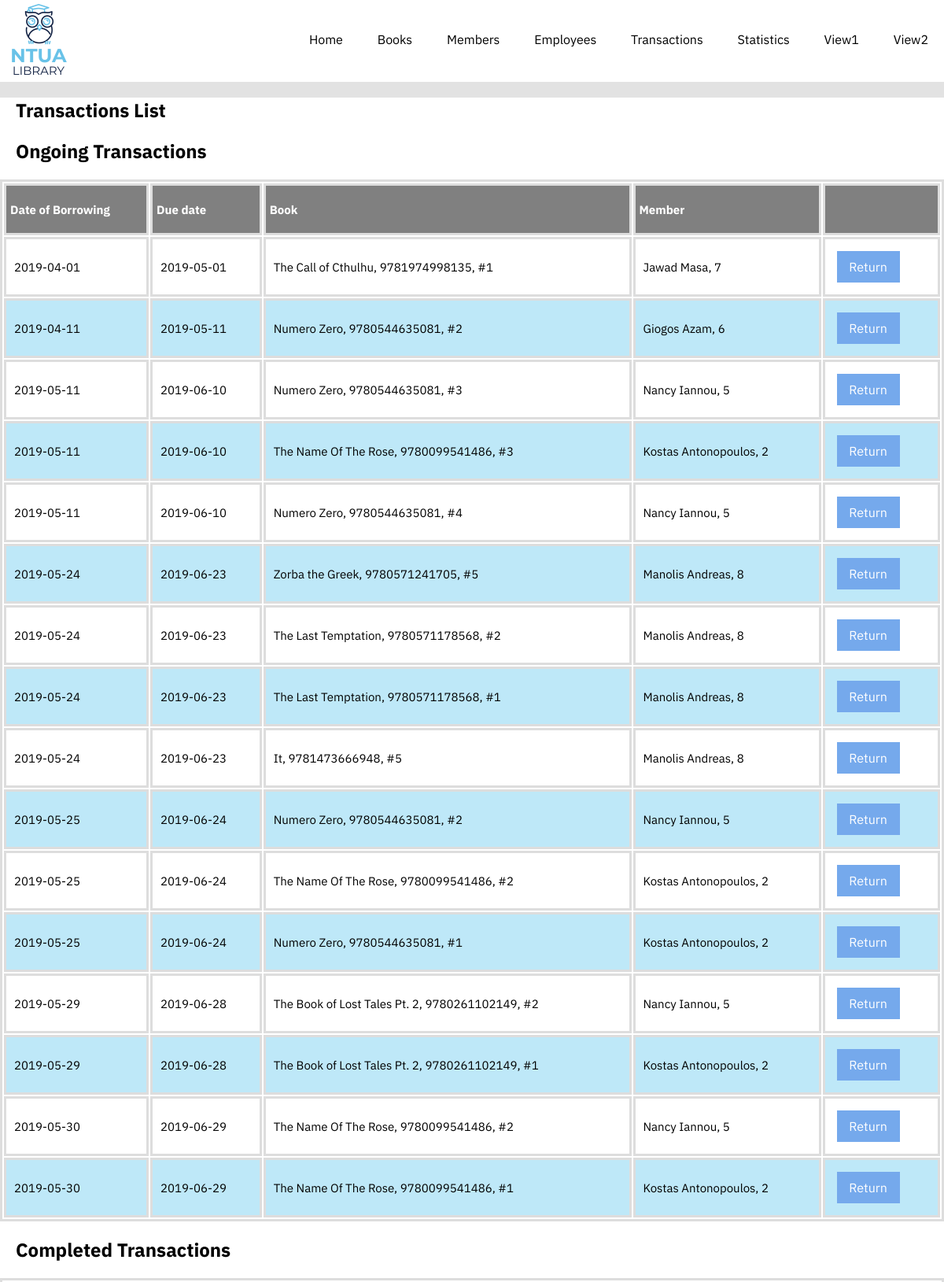
Page /files/transactions.php (upper part) on the committed database.
### tables this page shows
CREATE TABLE IF NOT EXISTS `borrows` (
  `memberID` INT NOT NULL,
  `ISBN` CHAR(13) NOT NULL,
  `copyNr` INT NOT NULL,
  `date_of_borrowing` DATE NOT NULL,
  `date_of_return` DATE NULL,
  PRIMARY KEY (`memberID`, `copyNr`, `ISBN`, `date_of_borrowing`),
  CONSTRAINT `memberIDBorrows`
    FOREIGN KEY (`memberID`)
    REFERENCES `member` (`memberID`)
    ON DELETE CASCADE
    ON UPDATE CASCADE,
  CONSTRAINT `ISBNBorrows`
    FOREIGN KEY (`ISBN`)
    REFERENCES `book` (`ISBN`)
    ON DELETE CASCADE
    ON UPDATE CASCADE,
  CONSTRAINT `(ISBN,copyNr)`
    FOREIGN KEY (`ISBN` , `copyNr`)
    REFERENCES `copy` (`ISBN` , `copyNr`)
    ON DELETE CASCADE
    ON UPDATE CASCADE);

CREATE TABLE IF NOT EXISTS `book` (
  `ISBN` CHAR(13) NOT NULL,
  `title` VARCHAR(100) NOT NULL,
  `pubYear` INT NULL,
  `numpages` INT NULL,
  `pubName` VARCHAR(45) NULL,
  PRIMARY KEY (`ISBN`),
  CONSTRAINT `pubNameBook`
    FOREIGN KEY (`pubName`)
    REFERENCES `publisher` (`pubName`)
    ON DELETE NO ACTION
    ON UPDATE CASCADE);

CREATE TABLE IF NOT EXISTS `copy` (
  `ISBN` CHAR(13) NOT NULL,
  `copyNr` INT NOT NULL,
  `shelf` INT NOT NULL,
  PRIMARY KEY (`ISBN`, `copyNr`),
  CONSTRAINT `ISBNbOOK`
    FOREIGN KEY (`ISBN`)
    REFERENCES `book` (`ISBN`)
    ON DELETE CASCADE
    ON UPDATE CASCADE);

CREATE TABLE IF NOT EXISTS `member` (
  `memberID` INT NOT NULL AUTO_INCREMENT,
  `Mfirst` VARCHAR(45) NULL,
  `Mlast` VARCHAR(45) NOT NULL,
  `Street` VARCHAR(45) NOT NULL,
  `number` VARCHAR(10) NOT NULL,
  `postalCode` VARCHAR(10) NOT NULL,
  `Mbirthdate` DATE NOT NULL,
  PRIMARY KEY (`memberID`));

### files/transactions.php (the view, shortened to what this page needs)
<!DOCTYPE html>
<html>
<head>
    <link rel="stylesheet" type="text/css" href="main.css">
</head>
<body>
<header class="header_bar">
    <div class="width_container">
        <img src="logo.png" height="100" width=100 float:left>
        <nav>
            <ul>
                <li><a href="../index.php">Home</a> </li>
                <li><a href="books.php">Books</a> </li>
                <li><a href="members.php">Members</a> </li>
                <li><a href="employees.php">Employees</a> </li>
                <li><a href="#">Transactions</a></li>
                <li><a href="stats.php">Statistics</a> </li>
                <li><a href="view1.php"> View1 </a></li>
                <li><a href="view2.php"> View2 </a></li>
            </ul>
        </nav>
    </div>
</header>
<div class="width_container">
    <section>
        <h1>
            Transactions List
        </h1>
        <h2>
            Ongoing Transactions
        </h2>
        <table class="table">
            <thead>
            <tr>
                <th>Date of Borrowing</th>
                <th>Due date</th>
                <th>Book</th>
                <th>Member</th>
                <th></th>
            </tr>
            </thead>
            <?php
                require "connect.php";
                $query = "SELECT B1.title, M.MFirst, M.MLast, M.memberID, C.ISBN, B2.copyNr, B2.date_of_borrowing, DATE_ADD(B2.date_of_borrowing,INTERVAL 30 DAY)
                FROM member AS M, borrows AS B2, copy AS C, book AS B1
                WHERE B1.ISBN=B2.ISBN AND C.ISBN = B2.ISBN AND C.copyNr = B2.copyNr AND M.memberID = B2.memberID AND B2.date_of_return IS NULL
                ORDER BY B2.date_of_borrowing;";
                if($query_run = mysqli_query($mysql_connection,$query))
                {
                    while($row = mysqli_fetch_assoc($query_run))
                    {
                        $memberid = $row["memberID"];
                        $first = $row["MFirst"];
                        $last=$row["MLast"];
                        $ISBN=$row["ISBN"];
                        $title=$row["title"];
                        $copyNr=$row["copyNr"];
                        $bor=$row["date_of_borrowing"];
                        $due=$row["DATE_ADD(B2.date_of_borrowing,INTERVAL 30 DAY)"];
                        echo '<tr><td>'.$bor.'</td><td>'.$due.'</td><td>'.$title.', '.$ISBN.', #'.$copyNr.'</td><td>'.$first.' '.$last.', '.$memberid.'</td>';
                        echo '<td><a href="./bookOps/return.php?ISBN='.$ISBN.'&copy='.$copyNr.'&id='.$memberid.'&date='.$bor.'"><button class="smalladdButton">Return</button></a>';
                    }
                }
                else
                {
                    echo 'Error';
                }
            ?>
        </table>
        <h2>
            Completed Transactions
        </h2>
        <table class="table">
        </table>
    </section>
</div>
</body>
</html>

### files/main.css (style rules this page uses)
* { padding: 0; margin:0; font-family: IBM Plex Sans; }
body { background-color: #e2e2e2; }
.header_bar { background: rgb(255, 255, 255); }
.header_bar::after { content: " "; clear: both; display: block; }
.width_container { max-width: 1200px; margin: 0 auto; height:100%; }
nav { float:right; }
nav ul li { display: inline-block; }
nav ul li a { padding: 10px 20px; color:black; line-height: 100px; text-decoration: none; }
section { background: rgb(255, 255, 255); }
h1 { margin:20px 20px; background: rgb(255, 255, 255); }
h2 { margin:20px 20px; background: rgb(255, 255, 255); }
.table { width: 100%; margin-top: 15px; }
table, th, td { border: solid #ddd; text-align: left; }
th { background-color: rgb(128, 128, 128); color: white; height: 50px; padding: 5px; font-size: 15px; }
td { padding: 10px 10px; font-size: 15px; }
tr:nth-child(even) { background-color:#bee8f8; }
.smalladdButton { background-color: rgb(117, 169, 236); border:2px solid rgb(117, 169, 236); margin:5px 5px; font-size: 16px; color:white; height:40px; width:80px; transition-duration: 0.4s; }

### rows in the picture
borrows: date_of_borrowing "2019-04-01", due "2019-05-01", ISBN.title "The Call of Cthulhu", copy.ISBN "9781974998135", copyNr "1", memberID.Mfirst "Jawad", memberID.Mlast "Masa", memberID.memberID "7"
borrows: date_of_borrowing "2019-04-11", due "2019-05-11", ISBN.title "Numero Zero", copy.ISBN "9780544635081", copyNr "2", memberID.Mfirst "Giogos", memberID.Mlast "Azam", memberID.memberID "6"
borrows: date_of_borrowing "2019-05-11", due "2019-06-10", ISBN.title "Numero Zero", copy.ISBN "9780544635081", copyNr "3", memberID.Mfirst "Nancy", memberID.Mlast "Iannou", memberID.memberID "5"
borrows: date_of_borrowing "2019-05-11", due "2019-06-10", ISBN.title "The Name Of The Rose", copy.ISBN "9780099541486", copyNr "3", memberID.Mfirst "Kostas", memberID.Mlast "Antonopoulos", memberID.memberID "2"
borrows: date_of_borrowing "2019-05-11", due "2019-06-10", ISBN.title "Numero Zero", copy.ISBN "9780544635081", copyNr "4", memberID.Mfirst "Nancy", memberID.Mlast "Iannou", memberID.memberID "5"
borrows: date_of_borrowing "2019-05-24", due "2019-06-23", ISBN.title "Zorba the Greek", copy.ISBN "9780571241705", copyNr "5", memberID.Mfirst "Manolis", memberID.Mlast "Andreas", memberID.memberID "8"
borrows: date_of_borrowing "2019-05-24", due "2019-06-23", ISBN.title "The Last Temptation", copy.ISBN "9780571178568", copyNr "2", memberID.Mfirst "Manolis", memberID.Mlast "Andreas", memberID.memberID "8"
borrows: date_of_borrowing "2019-05-24", due "2019-06-23", ISBN.title "The Last Temptation", copy.ISBN "9780571178568", copyNr "1", memberID.Mfirst "Manolis", memberID.Mlast "Andreas", memberID.memberID "8"
borrows: date_of_borrowing "2019-05-24", due "2019-06-23", ISBN.title "It", copy.ISBN "9781473666948", copyNr "5", memberID.Mfirst "Manolis", memberID.Mlast "Andreas", memberID.memberID "8"
borrows: date_of_borrowing "2019-05-25", due "2019-06-24", ISBN.title "Numero Zero", copy.ISBN "9780544635081", copyNr "2", memberID.Mfirst "Nancy", memberID.Mlast "Iannou", memberID.memberID "5"
borrows: date_of_borrowing "2019-05-25", due "2019-06-24", ISBN.title "The Name Of The Rose", copy.ISBN "9780099541486", copyNr "2", memberID.Mfirst "Kostas", memberID.Mlast "Antonopoulos", memberID.memberID "2"
borrows: date_of_borrowing "2019-05-25", due "2019-06-24", ISBN.title "Numero Zero", copy.ISBN "9780544635081", copyNr "1", memberID.Mfirst "Kostas", memberID.Mlast "Antonopoulos", memberID.memberID "2"
borrows: date_of_borrowing "2019-05-29", due "2019-06-28", ISBN.title "The Book of Lost Tales Pt. 2", copy.ISBN "9780261102149", copyNr "2", memberID.Mfirst "Nancy", memberID.Mlast "Iannou", memberID.memberID "5"
borrows: date_of_borrowing "2019-05-29", due "2019-06-28", ISBN.title "The Book of Lost Tales Pt. 2", copy.ISBN "9780261102149", copyNr "1", memberID.Mfirst "Kostas", memberID.Mlast "Antonopoulos", memberID.memberID "2"
borrows: date_of_borrowing "2019-05-30", due "2019-06-29", ISBN.title "The Name Of The Rose", copy.ISBN "9780099541486", copyNr "2", memberID.Mfirst "Nancy", memberID.Mlast "Iannou", memberID.memberID "5"
borrows: date_of_borrowing "2019-05-30", due "2019-06-29", ISBN.title "The Name Of The Rose", copy.ISBN "9780099541486", copyNr "1", memberID.Mfirst "Kostas", memberID.Mlast "Antonopoulos", memberID.memberID "2"
